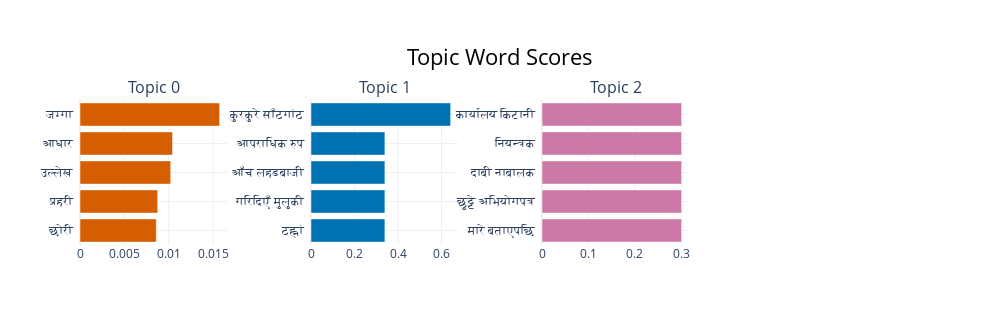

Notebook code cell kept with this figure:
### Code cell
# Visualizations
import plotly.io as pio
fig = topic_model.visualize_barchart(top_n_topics=15)
fig.show()
fig.write_html(output_dir + '/barchart.html')

fig = topic_model.visualize_topics()
fig.show()
fig.write_html(output_dir + '/topics.html')

#fig = topic_model.visualize_term_rank()
#fig.show()
#fig.write_html(output_dir + '/termrank.html')

### Figure 1 — Plotly figure (JSON) as saved in the notebook; plotly's stock layout.template omitted (floating-point values rounded to 4 significant figures)
{"data": [{"marker": {"color": "#D55E00"}, "orientation": "h", "type": "bar", "x": [0.008603, 0.008764, 0.01023, 0.01044, 0.01575], "xaxis": "x", "y": ["छोरी  ", "प्रहरी  ", "उल्लेख  ", "आधार  ", "जग्गा  "], "yaxis": "y"}, {"marker": {"color": "#0072B2"}, "orientation": "h", "type": "bar", "x": [0.3396, 0.3396, 0.3396, 0.3396, 0.6418], "xaxis": "x2", "y": ["ठह्नां  ", "गरिदिएँ मुलुकी  ", "आँच लहडबाजी  ", "आपराधिक रुप  ", "कुरकुरे साँठगांठ  "], "yaxis": "y2"}, {"marker": {"color": "#CC79A7"}, "orientation": "h", "type": "bar", "x": [0.3006, 0.3006, 0.3006, 0.3006, 0.3006], "xaxis": "x3", "y": ["मारे बताएपछि  ", "छुट्टे अभियोगपत्र  ", "दाबी नाबालक  ", "नियन्त्रक  ", "कार्यालय किटानी  "], "yaxis": "y3"}], "layout": {"annotations": [{"font": {"size": 16}, "showarrow": false, "text": "Topic 0", "x": 0.0875, "xanchor": "center", "xref": "paper", "y": 1, "yanchor": "bottom", "yref": "paper"}, {"font": {"size": 16}, "showarrow": false, "text": "Topic 1", "x": 0.3625, "xanchor": "center", "xref": "paper", "y": 1, "yanchor": "bottom", "yref": "paper"}, {"font": {"size": 16}, "showarrow": false, "text": "Topic 2", "x": 0.6375, "xanchor": "center", "xref": "paper", "y": 1, "yanchor": "bottom", "yref": "paper"}], "height": 325, "hoverlabel": {"bgcolor": "white", "font": {"family": "Rockwell", "size": 16}}, "showlegend": false, "title": {"font": {"color": "Black", "size": 22}, "text": "Topic Word Scores", "x": 0.5, "xanchor": "center", "yanchor": "top"}, "width": 1000, "xaxis": {"anchor": "y", "domain": [0, 0.175], "showgrid": true}, "xaxis2": {"anchor": "y2", "domain": [0.275, 0.45], "showgrid": true}, "xaxis3": {"anchor": "y3", "domain": [0.55, 0.725], "showgrid": true}, "xaxis4": {"anchor": "y4", "domain": [0.825, 1], "showgrid": true}, "yaxis": {"anchor": "x", "domain": [0, 1], "showgrid": true}, "yaxis2": {"anchor": "x2", "domain": [0, 1], "showgrid": true}, "yaxis3": {"anchor": "x3", "domain": [0, 1], "showgrid": true}, "yaxis4": {"anchor": "x4", "domain": [0, 1], "showgrid": true}}}
